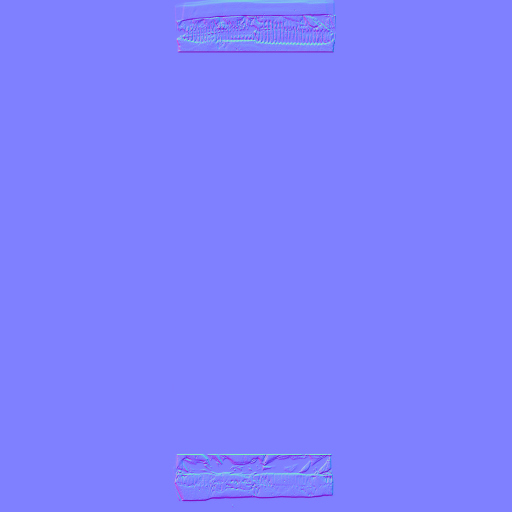
#> input picture dd-booster/booster-normal-ORIG.png, 1024 x 1024 px (shown at 1/2 size)
$ python bake_crumple.py booster-normal-ORIG.png booster-normal-ORIG.png 1.0
#> lines starting #> are read from the running program, lines starting #| are printed output that depends on the picture; after the words box and inside, x2 and y2 are one past the last pixel; in counts of white or black regions, pixels touching at a corner belong together; long printed decimals are rounded
# Cuit le froissé de manipulation DANS booster-normal.png (pipeline maison).
# Le froissé vrai d'un film : des PLIS DROITS entre facettes plates — les
# arêtes d'un diagramme de Voronoï — plus quelques grands plis maîtres en
# diagonale. Concentré vers les sertis, doux au centre de la face.
# Usage : python3 bake_crumple.py <orig.png> <out.png> [strength]
import sys

import numpy as np
from PIL import Image

orig_path, out_path = sys.argv[1], sys.argv[2]
strength = float(sys.argv[3]) if len(sys.argv) > 3 else 1.0

rng = np.random.default_rng(77)
im = Image.open(orig_path).convert("RGB")
#> im is the input picture: PIL image 1024x1024 RGB; mean R, G, B 127, 128, 254.6
W, H = im.size
#> W = 1024; H = 1024
n = np.asarray(im, dtype=np.float32) / 255.0 * 2.0 - 1.0  # [-1;1]

yy, xx = np.mgrid[0:H, 0:W].astype(np.float32)
u = xx / W
v = yy / H

# ---- 1. le champ de plis : arêtes de Voronoï ----------------------------
# Distance au bord de cellule = (d2 - d1) : nulle sur l'arête.
NSEED = 60
sx = rng.uniform(0, W, NSEED).astype(np.float32)
sy = rng.uniform(0, H, NSEED).astype(np.float32)
d = np.full((2, H, W), 1e9, dtype=np.float32)  # d1, d2
for i in range(NSEED):
    di = np.sqrt((xx - sx[i]) ** 2 + (yy - sy[i]) ** 2)
    closer = di < d[0]
    d[1] = np.where(closer, d[0], np.minimum(d[1], di))
    d[0] = np.where(closer, di, d[0])
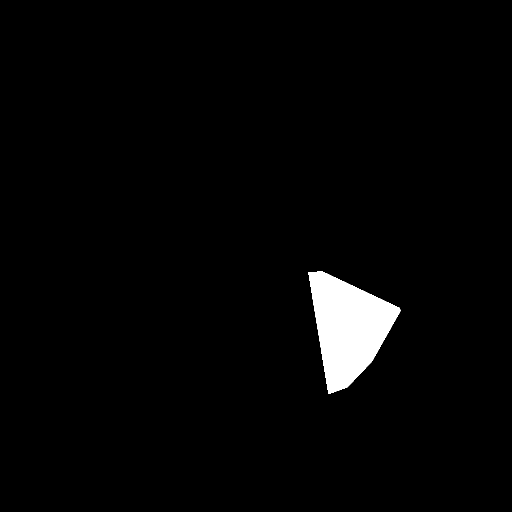
#> closer: shape (1024, 1024) bool (shown at 1/2 size); 2.5% white; 1 white region, box (x1, y1, x2, y2) and area: (617, 543, 801, 788) 25806
edge = d[1] - d[0]  # 0 sur l'arête, croît vers le cœur de cellule
crease = np.exp(-(edge / 9.0) ** 2)  # plis souples (~9 px de demi-largeur)

# Deuxième réseau, plus fin et plus faible (les petits plis secondaires).
NS2 = 320
sx2 = rng.uniform(0, W, NS2).astype(np.float32)
sy2 = rng.uniform(0, H, NS2).astype(np.float32)
d2 = np.full((2, H, W), 1e9, dtype=np.float32)
for i in range(NS2):
    di = np.sqrt((xx - sx2[i]) ** 2 + (yy - sy2[i]) ** 2)
    closer = di < d2[0]
    d2[1] = np.where(closer, d2[0], np.minimum(d2[1], di))
    d2[0] = np.where(closer, di, d2[0])
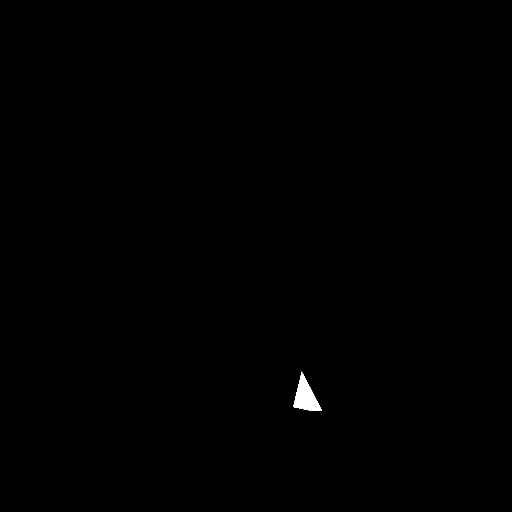
#> closer: shape (1024, 1024) bool (shown at 1/2 size); 0.21% white; 1 white region, box (x1, y1, x2, y2) and area: (586, 743, 644, 821) 2213
crease2 = np.exp(-((d2[1] - d2[0]) / 4.0) ** 2)

# ---- 2. les grands plis maîtres : segments diagonaux doux ---------------
def master_fold(x0, y0, x1, y1, width, amp):
    px, py = x1 - x0, y1 - y0
    ll = px * px + py * py
    t = np.clip(((xx - x0) * px + (yy - y0) * py) / ll, 0, 1)
    dist = np.sqrt((xx - (x0 + t * px)) ** 2 + (yy - (y0 + t * py)) ** 2)
    prof = np.exp(-(dist / width) ** 2)
    fade = np.sin(np.pi * t)  # le pli meurt à ses deux bouts
    return amp * prof * fade

masters = (
    master_fold(0.18 * W, 0.30 * H, 0.46 * W, 0.62 * H, 11, 1.0)
    + master_fold(0.55 * W, 0.18 * H, 0.40 * W, 0.55 * H, 9, 0.8)
    + master_fold(0.30 * W, 0.78 * H, 0.62 * W, 0.66 * H, 10, 0.9)
    + master_fold(0.70 * W, 0.40 * H, 0.55 * W, 0.80 * H, 9, 0.7)
    + master_fold(0.10 * W, 0.55 * H, 0.35 * W, 0.40 * H, 8, 0.6)
)

# ---- 3. la pondération : fort vers les sertis, doux au centre,
# et un MASQUE DE COUVERTURE — un sachet manipulé a des plages lisses,
# le froissé ne couvre pas tout (sinon c'est un sachet roulé en boule).
wgt = 0.45 + 0.55 * (
    np.clip((0.16 - v) / 0.10, 0, 1) + np.clip((v - 0.80) / 0.10, 0, 1)
)
wgt = np.clip(wgt, 0, 1.15)


def _smooth_noise(freq, seed):
    small = np.random.default_rng(seed).uniform(0, 1, (freq, freq))
    return np.asarray(
        Image.fromarray((small * 255).astype(np.uint8)).resize((W, H), Image.BICUBIC),
        dtype=np.float32,
    ) / 255.0


cover = np.clip((_smooth_noise(7, 12) - 0.35) / 0.30, 0, 1)  # ~60 % couvert
cover = 0.25 + 0.75 * cover

height = (crease * 0.55 + crease2 * 0.22 + masters * 0.9) * wgt * cover

# ---- 4. hauteur → normale, composée sur la carte d'origine --------------
gy, gx = np.gradient(height.astype(np.float32))
AMP = 2.6 * strength  # pente des plis dans la carte
n[..., 0] = n[..., 0] - gx * AMP
n[..., 1] = n[..., 1] + gy * AMP  # +Y : conventions carte (Y vers le haut)
norm = np.sqrt((n**2).sum(axis=2, keepdims=True))
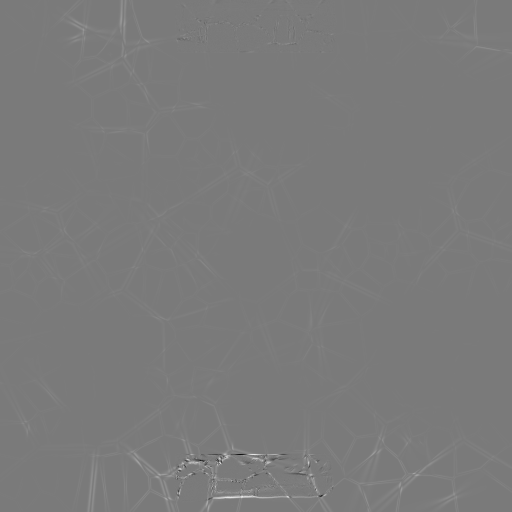
#> norm: shape (1024, 1024, 1) float32 (shown at 1/2 size); min 0.8, max 1.22, mean 1; drawn with min black and max white
n /= np.maximum(norm, 1e-6)

out = ((n + 1.0) * 0.5 * 255.0).clip(0, 255).astype(np.uint8)
Image.fromarray(out).save(out_path)
print("ok", out_path, "| plis max", float(np.abs(height).max()))
#| ok booster-normal-ORIG.png | plis max 0.77
